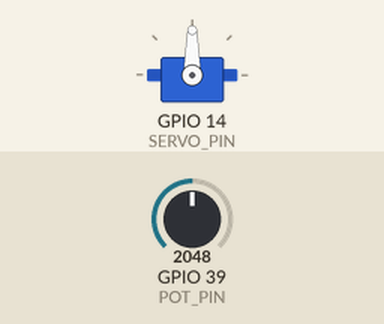
This sketch was run on a simulated ESP32. On the bench: servo. Inputs (shaded band) come from the test bench; at power-on: GPIO 39 (POT_PIN) = 2048.

Above: at 1.2 s.
1.3 s: GPIO 39 (POT_PIN) set to 2866
At 2.4 s:
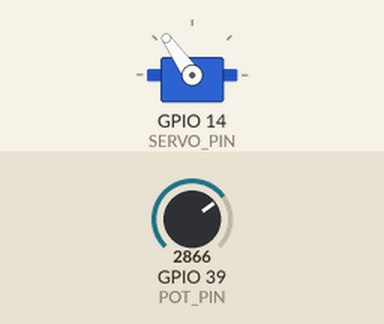
2.8 s: GPIO 39 (POT_PIN) set to 3603
At 3.6 s:
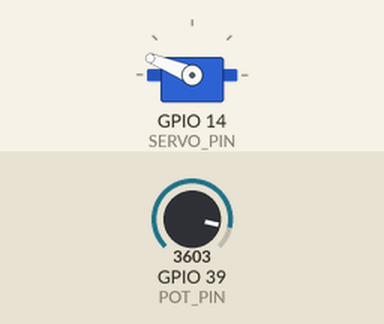
4.3 s: GPIO 39 (POT_PIN) set to 4095
At 4.7 s:
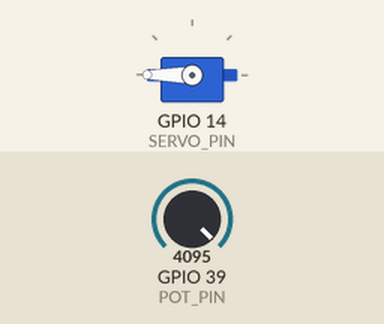
5.8 s: GPIO 39 (POT_PIN) set to 1228
At 7.0 s:
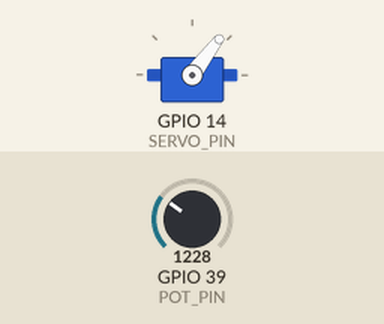
7.3 s: GPIO 39 (POT_PIN) set to 491
At 8.2 s:
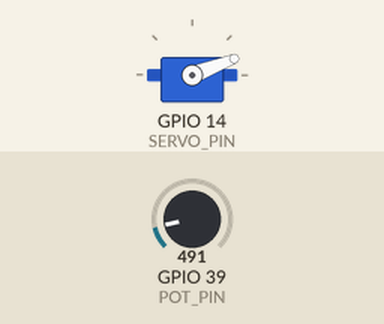
Timing chart, 0 to 9.8 s (numbered marks = the images above; inputs shaded):
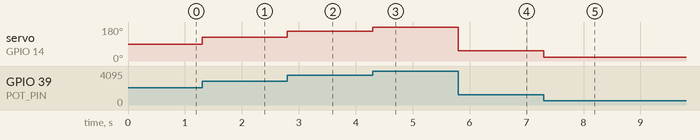

Measured:
- after the input at 1.3 s, servo on GPIO 14 (SERVO_PIN): 90° → 125° at once
- after the input at 2.8 s, servo on GPIO 14 (SERVO_PIN): 125° → 158° at once
- after the input at 4.3 s, servo on GPIO 14 (SERVO_PIN): 158° → 180° at once
- after the input at 5.8 s, servo on GPIO 14 (SERVO_PIN): 180° → 53° at once
- after the input at 7.3 s, servo on GPIO 14 (SERVO_PIN): 53° → 21° at once

The sketch:

Servo_Potentiometer.ino
```cpp
#include <ESP32Servo.h>

#define SERVO_PIN 14
#define POT_PIN 39

Servo myServo;

void setup() {
    myServo.attach(SERVO_PIN);
    myServo.write(0);
    Serial.begin(115200);
}

void loop() {
    int value = analogRead(POT_PIN);

    int value2 = map (value, 0, 4095, 0, 180);

    myServo.write(value2);
}
```
